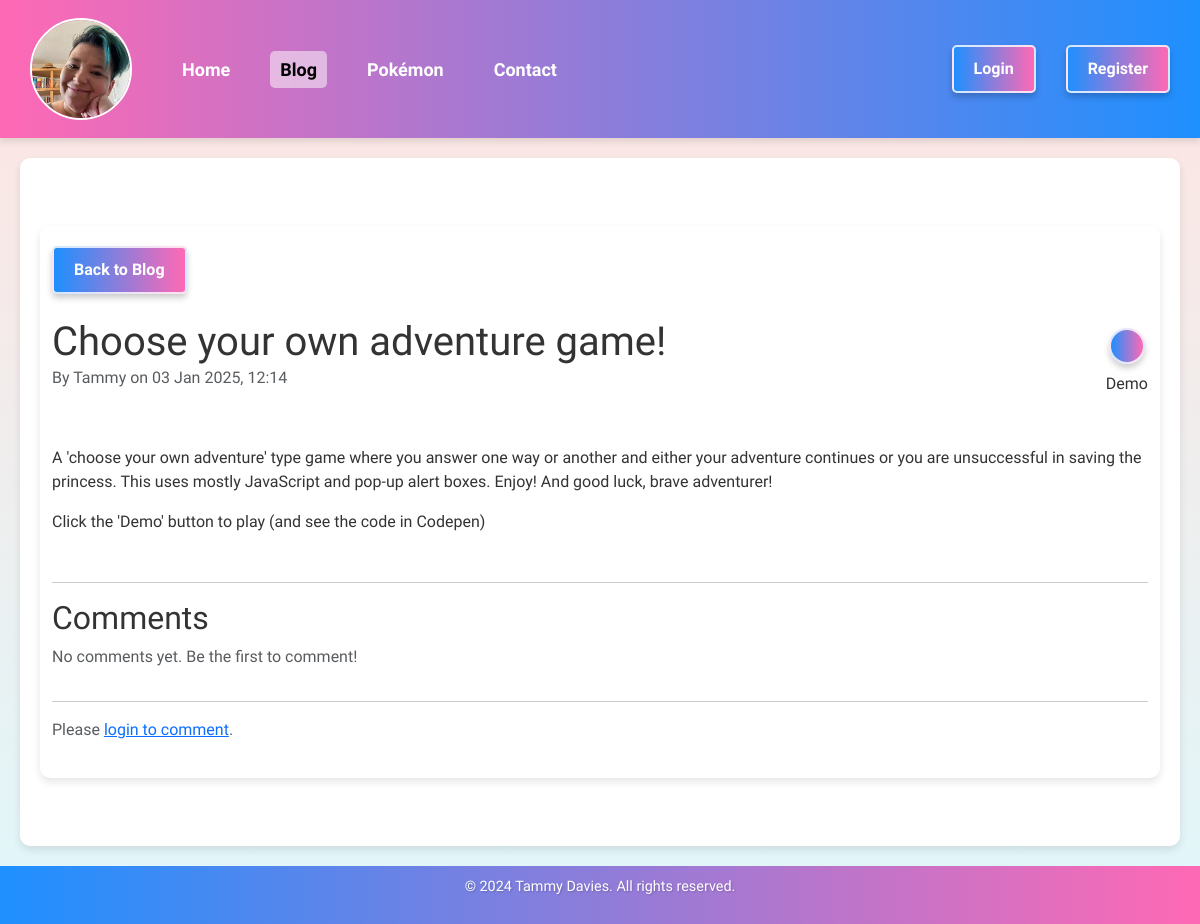
Screenshot of /blog/9 with the database file from the repository.
### app/models/blog_post.py (models this page shows)
class BlogPost(db.Model):
    id = db.Column(db.Integer, primary_key=True)
    title = db.Column(db.String(100), nullable=False)
    content = db.Column(db.Text, nullable=False)
    timestamp = db.Column(db.DateTime, default=datetime.utcnow)
    author = db.Column(db.String(50), nullable=False)
    summary = db.Column(db.String(255), nullable=True)
    repository_url = db.Column(db.String(255), nullable=True)
    live_demo_url = db.Column(db.String(255), nullable=True)
    comments = db.relationship(
        "Comment", backref="post", cascade="all, delete-orphan", lazy=True
    )

### app/routes/blog.py (the view)
    @app.route("/blog/<int:post_id>", methods=["GET", "POST"])
    def post_detail(post_id):
        post = BlogPost.query.get_or_404(post_id)
        form = CommentForm()
        print(f"Loaded post: {post.title} (ID: {post.id})")
        if form.validate_on_submit():
            print("Form validated successfully")
            print(f"Form content: {form.content.data}")
            print(f"Author (current user): {current_user.username}")
            try:
                comment = Comment(
                    content=form.content.data,
                    author=current_user.username,  # Use the authenticated user's username
                    post_id=post.id,
                )
                db.session.add(comment)
                print("Comment added to session")
                db.session.commit()
                print("Comment committed to database")
                flash("Comment added!", "success")
                return redirect(url_for("post_detail", post_id=post_id))
            except Exception as e:
                print(f"Error adding comment to database: {e}")
                db.session.rollback()
                flash("An error occurred while adding your comment.", "danger")
        else:
            if form.errors:
                print(f"Form validation failed with errors: {form.errors}")
        comments = (
            Comment.query.filter_by(post_id=post.id)
            .order_by(Comment.timestamp.desc())
            .all()
        )
        print(f"Comments fetched for post (ID: {post.id}): {len(comments)}")
        rendered_content = Markup(
            markdown.markdown(post.content, extensions=["fenced_code", "codehilite"])
        )
        print("Rendering post detail page")
        return render_template(
            "blog/blog_post_detail.html",
            post=post,
            content=rendered_content,
            form=form,
            comments=comments,
        )

### app/__init__.py (called while the page is built)
def create_app():
    app = Flask(__name__)
    app.config.from_object("config.Config")
    db.init_app(app)
    mail.init_app(app)
    login_manager.init_app(app)
    migrate.init_app(app, db)
    @app.template_filter("format_datetime")
    def format_datetime(value, format="%d %b %Y, %H:%M"):
        return value.strftime(format) if isinstance(value, datetime) else value
    @app.template_filter("markdown")
    def markdown_filter(content):
        return markdown(content)
    register_routes(app)
    with app.app_context():
        db.create_all()
    @login_manager.user_loader
    def load_user(user_id):
        from app.models.user import User
        return User.query.get(int(user_id))
    @app.context_processor
    def inject_user():
        return dict(current_user=current_user)
    return app

### app/routes/authentication_helper.py (called while the page is built)
def is_admin():
    return current_user.is_authenticated and current_user.email == "tammy@tsdavies.com"

### app/templates/blog/blog_post_detail.html (shortened to what this page needs)
{% extends "page_template.html" %} {% block content %}
    <main class="container my-5">
        <div class="mb-4">
            <a
                    href="{{ url_for('blog') }}"
                    class="btn btn-outline-secondary"
                    aria-label="Back to Blog"
                    title="Back to Blog"
            >
                 Back to Blog
            </a>
        </div>
        <div class="row align-items-center mb-4">
            <div class="col-12 col-md-8 text-center text-md-start">
                <h1 class="mb-0">{{ post.title }}</h1>
                <p class="text-muted">
                    By {{ post.author or 'Anonymous' }} on {{ post.timestamp|format_datetime }}
                </p>
            </div>
            <div class="col-12 col-md-4 text-center text-md-end mt-3 mt-md-0">
                 {% if post.live_demo_url %}
                <div class="d-inline-block text-center">
                    <a
                            href="{{ post.live_demo_url }}"
                            target="_blank"
                            rel="noopener noreferrer"
                            aria-label="View Live Demo"
                            title="View the live demo"
                            class="btn btn-success rounded-circle p-3"
                    >
                    </a>
                    <div class="icon-label mt-2">Demo</div>
                </div>
            {% endif %}
            </div>
        </div>
        <p class="lead">{{ post.content|markdown|safe }}</p>
        <hr/>
        <div class="comments-section">
            <h2 class="section-heading">Comments</h2>
            {% if post.comments and post.comments|length > 0 %}
                <ul class="list-group">
                    {% for comment in post.comments %}
                        <li
                                class="list-group-item d-flex justify-content-between align-items-center"
                        >
        <span>
          {{ comment.content }} -
          <strong>{{ comment.author or 'Anonymous' }}</strong>
        </span>
                            {% if current_user.is_authenticated %}
                                <a
                                        href="{{ url_for('delete_comment', comment_id=comment.id) }}"
                                        class="btn btn-sm btn-outline-danger"
                                        onclick="return confirm('Are you sure you want to delete this comment?');"
                                >
                                    <i class="bi bi-x-circle"></i> Delete
                                </a>
                            {% endif %}
                        </li>
                    {% endfor %}
                </ul>
            {% else %}
                <p class="text-muted">No comments yet. Be the first to comment!</p>
            {% endif %}
        </div>
        <hr/>
        {% if current_user.is_authenticated %}
            <div class="add-comment">
                <h3 class="section-heading">Add a Comment</h3>
                <p class="text-muted">
                    Comment as <strong>{{ current_user.username }}</strong>
                </p>
                <form
                        class="needs-validation"
                        novalidate
                        method="POST"
                        action="{{ url_for('post_detail', post_id=post.id) }}"
                >
                    {{ form.hidden_tag() }}
                    <div class="mb-3">
                        {{ form.content.label(class="form-label") }} {{ form.content(class="form-control", size=50) }}
                        <div class="invalid-feedback">Please enter your comment.</div>
                    </div>
                    <div class="text-center">{{ form.submit(class="btn btn-primary") }}</div>
                </form>
            </div>
        {% else %}
            <p class="text-muted">Please <a href="/login"> login to comment</a>.</p>
        {% endif %}
    </main>
{% endblock %}

### app/static/css/style.css (style rules this page uses)
body { margin: 0; padding: 0; font-family: "Prompt", "Roboto", Arial, sans-serif; background: linear-gradient(to bottom, #ffe4e1, #e0f7fa); color: #333; display: flex; flex-direction: column; min-height: 100vh; }
main { flex: 1; display: flex; flex-direction: column; justify-content: center; padding: 20px; background: white; border-radius: 10px; box-shadow: 0 4px 8px rgba(0, 0, 0, 0.1); max-width: 1200px; margin: 20px auto; width: calc(100% - 40px); }
button, .btn { background: linear-gradient(90deg, #1e90ff, #ff69b4); color: white; border: 2px solid #ffffffcc; padding: 10px 20px; border-radius: 5px; font-weight: bold; cursor: pointer; transition: background 0.3s, box-shadow 0.3s, transform 0.2s; box-shadow: 0 4px 6px rgba(0, 0, 0, 0.2); }
.btn { background: linear-gradient(90deg, #1e90ff, #ff69b4); color: white; border: 2px solid #ffffffcc; padding: 10px 20px; border-radius: 5px; font-weight: bold; cursor: pointer; transition: background 0.3s, box-shadow 0.3s, transform 0.2s; box-shadow: 0 4px 6px rgba(0, 0, 0, 0.2); }
.btn-outline-secondary { background: linear-gradient(90deg,#1e90ff, #ff69b4 ); color: white; border: 2px solid #ffffffcc; padding: 10px 20px; border-radius: 5px; font-weight: bold; cursor: pointer; transition: background 0.3s, color 0.3s, box-shadow 0.3s, transform 0.2s; box-shadow: 0 4px 6px rgba(0, 0, 0, 0.2); }
.btn, .btn-outline-secondary { margin-bottom: 0; }

### rows the page displays
BlogPost: title "Choose your own adventure game!", author "Tammy", timestamp "03 Jan 2025, 12:14", content "A 'choose your own adventure' type game where you answer one way or another and either your adventure continues or you are unsuccessful in saving the princess. This uses mostly JavaScript and pop-up alert boxes. Enjoy! And good luck, brave adventurer! Click the 'Demo' button to play (and see the code in Codepen)"
